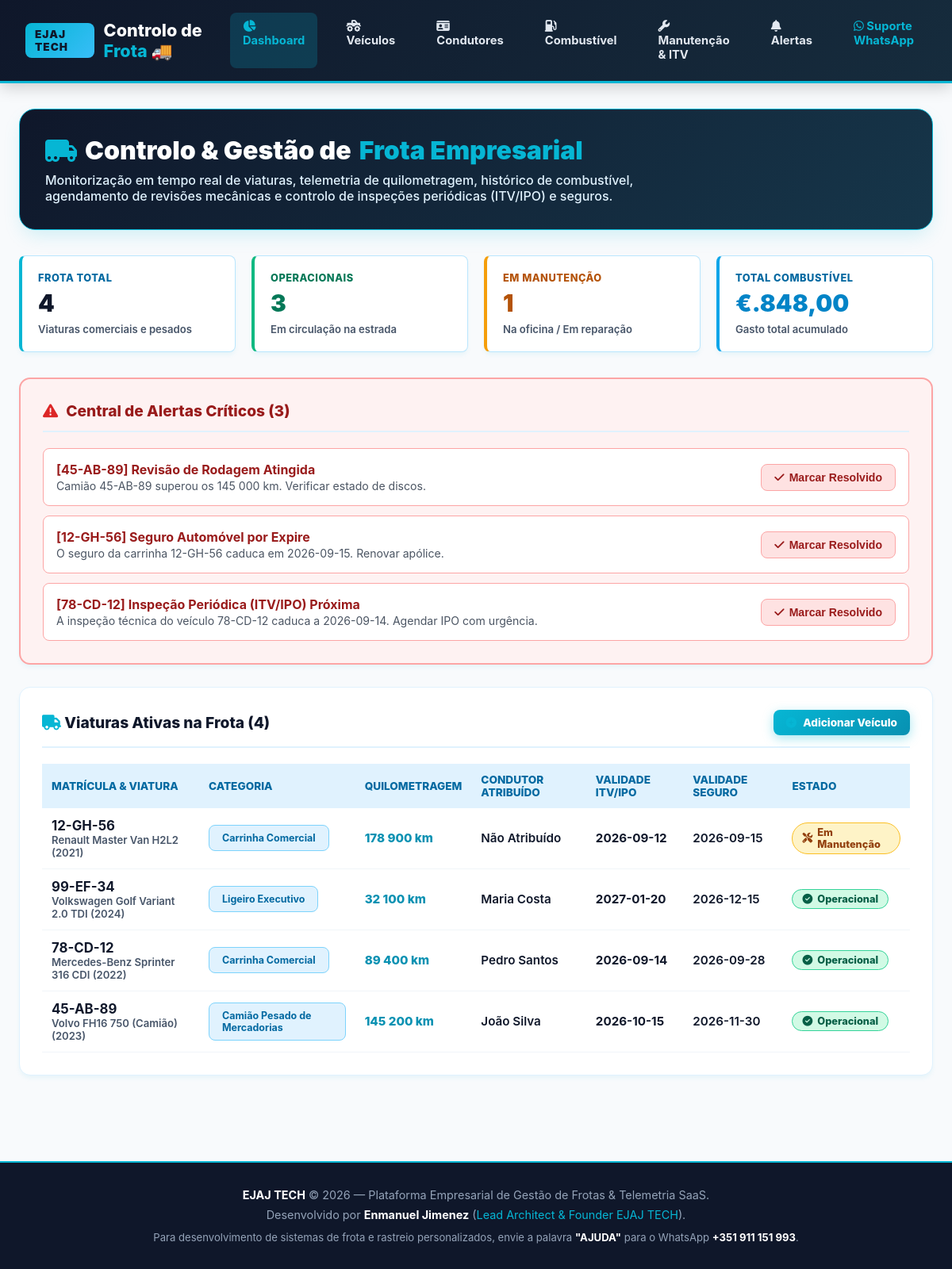
Before: / with the older database file.
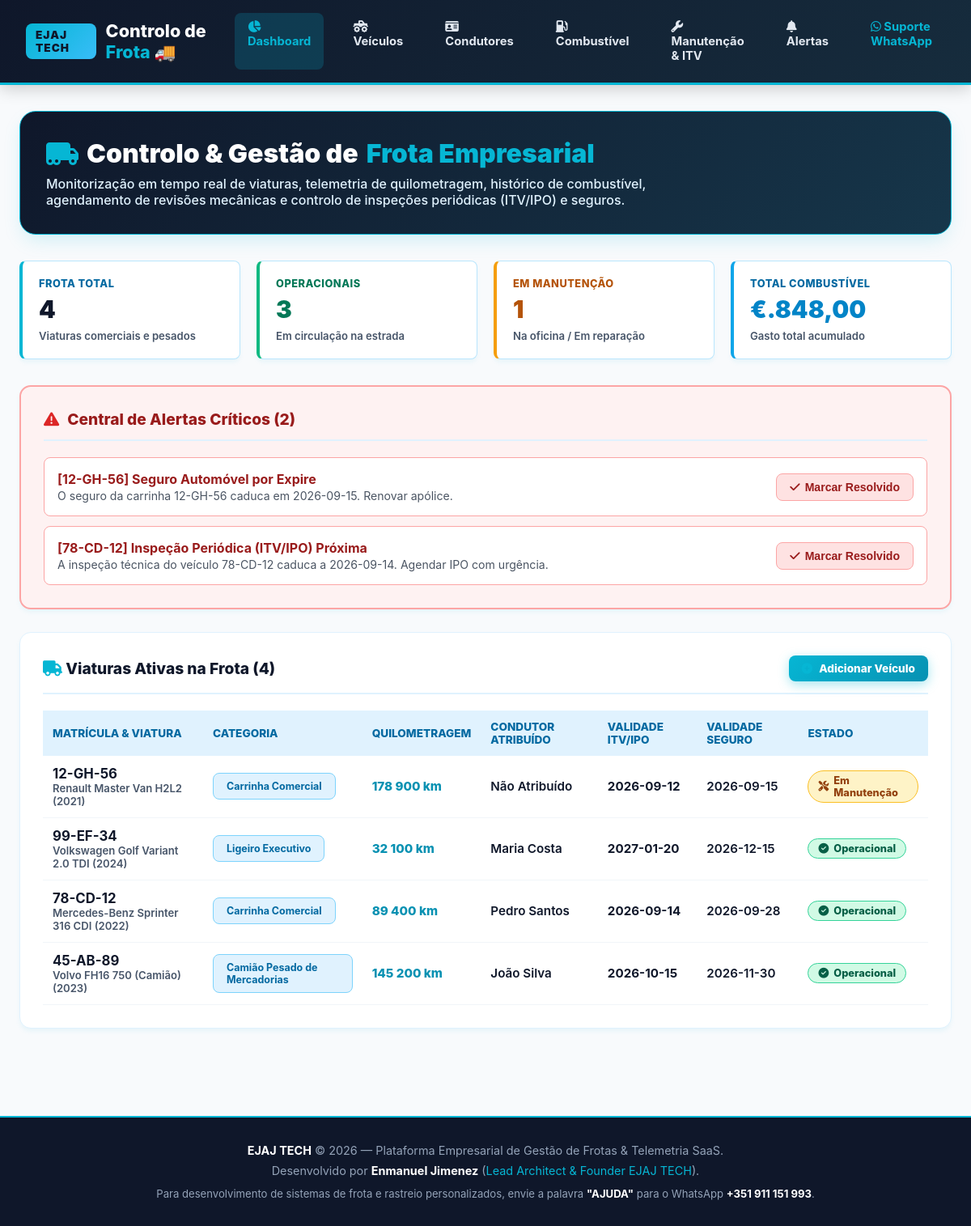
After: the same page with the newer database file.
### tables this page shows
CREATE TABLE alerts (
            id INTEGER PRIMARY KEY AUTOINCREMENT,
            vehicle_id INTEGER NOT NULL,
            vehicle_plate TEXT NOT NULL,
            title TEXT NOT NULL,
            message TEXT NOT NULL,
            severity TEXT NOT NULL DEFAULT 'warning',
            is_resolved INTEGER NOT NULL DEFAULT 0,
            created_at TIMESTAMP DEFAULT CURRENT_TIMESTAMP,
            FOREIGN KEY (vehicle_id) REFERENCES vehicles (id) ON DELETE CASCADE
        );

CREATE TABLE vehicles (
            id INTEGER PRIMARY KEY AUTOINCREMENT,
            plate TEXT UNIQUE NOT NULL,
            brand TEXT NOT NULL,
            model TEXT NOT NULL,
            category TEXT NOT NULL,
            year INTEGER NOT NULL,
            fuel_type TEXT NOT NULL,
            current_km INTEGER NOT NULL DEFAULT 0,
            status TEXT NOT NULL DEFAULT 'Operacional',
            driver_name TEXT DEFAULT 'Não Atribuído',
            insurance_expiry TEXT NOT NULL,
            itv_expiry TEXT NOT NULL,
            created_at TIMESTAMP DEFAULT CURRENT_TIMESTAMP
        );

### app.py (the view)
@app.route('/')
def index():
    conn = get_db_connection()
    vehicles = [dict(r) for r in conn.execute('SELECT * FROM vehicles ORDER BY id DESC').fetchall()]
    drivers = [dict(r) for r in conn.execute('SELECT * FROM drivers').fetchall()]
    fuel_logs = [dict(r) for r in conn.execute('SELECT * FROM fuel_logs ORDER BY fill_date DESC LIMIT 5').fetchall()]
    alerts = [dict(r) for r in conn.execute('SELECT * FROM alerts WHERE is_resolved = 0 ORDER BY id DESC').fetchall()]
    total_vehicles = len(vehicles)
    operational_count = len([v for v in vehicles if v['status'] == 'Operacional'])
    maintenance_count = len([v for v in vehicles if v['status'] == 'Em Manutenção'])
    total_fuel_cost = sum([f['total_cost'] for f in fuel_logs])
    conn.close()
    return render_template(
        'index.html',
        vehicles=vehicles,
        drivers=drivers,
        fuel_logs=fuel_logs,
        alerts=alerts,
        total_vehicles=total_vehicles,
        operational_count=operational_count,
        maintenance_count=maintenance_count,
        total_fuel_cost=total_fuel_cost
    )

### app.py (called while the page is built)
@app.template_filter('currency')
def currency_filter(value):
    if value is None:
        return "€ 0,00"
    try:
        val = float(value)
        return f"€ {val:,.2f}".replace(',', ' ').replace('.', ',').replace(' ', '.')
    except Exception:
        return f"€ {value}"

@app.template_filter('km')
def km_filter(value):
    if value is None:
        return "0 km"
    try:
        val = int(value)
        return f"{val:,} km".replace(',', ' ')
    except Exception:
        return f"{value} km"

@app.after_request
def add_header(response):
    response.headers['Cache-Control'] = 'no-store, no-cache, must-revalidate, post-check=0, pre-check=0, max-age=0'
    response.headers['Pragma'] = 'no-cache'
    response.headers['Expires'] = '-1'
    return response

def get_db_connection():
    conn = sqlite3.connect(DB_PATH)
    conn.row_factory = sqlite3.Row
    return conn

### templates/index.html (shortened to what the changed rows need)
{% extends 'base.html' %}
{% block content %}
<section class="hero-header">
  <h1><i class="fas fa-truck-moving" style="color: var(--cyan-primary);"></i> Controlo & Gestão de <span>Frota Empresarial</span></h1>
</section>
{% if alerts %}
<div class="card-panel" style="border: 2px solid #FCA5A5; background: #FEF2F2;">
  <div class="panel-title" style="color: #991B1B;">
    <i class="fas fa-exclamation-triangle" style="color: #DC2626;"></i> Central de Alertas Críticos ({{ alerts|length }})
  </div>
  <div style="display: flex; flex-direction: column; gap: 0.75rem;">
    {% for alert in alerts %}
    <div style="background: white; border: 1px solid #FCA5A5; padding: 1rem; border-radius: 8px; display: flex; justify-content: space-between; align-items: center;">
      <div>
        <strong style="color: #991B1B; font-size: 1rem;">[{{ alert.vehicle_plate }}] {{ alert.title }}</strong>
        <p style="font-size: 0.88rem; color: #4B5563; margin-top: 2px;">{{ alert.message }}</p>
      </div>
      <button onclick="resolveAlert({{ alert.id }})" class="btn-secondary" style="background: #FEE2E2; color: #991B1B; border-color: #FCA5A5;">
        <i class="fas fa-check"></i> Marcar Resolvido
      </button>
    </div>
    {% endfor %}
  </div>
</div>
{% endif %}
<div class="card-panel">
  <table class="fleet-table">
    <thead>
      <tr>
        <th>Matrícula & Viatura</th>
        <th>Categoria</th>
        <th>Quilometragem</th>
        <th>Condutor Atribuído</th>
        <th>Validade ITV/IPO</th>
        <th>Validade Seguro</th>
        <th>Estado</th>
      </tr>
    </thead>
    <tbody>
      {% for v in vehicles %}
      <tr>
        <td>
          <strong style="color: var(--text-black); font-size: 1.05rem;">{{ v.plate }}</strong>
          <div style="font-size: 0.82rem; color: var(--text-muted);">{{ v.brand }} {{ v.model }} ({{ v.year }})</div>
        </td>
        <td><span class="btn-secondary" style="font-size: 0.78rem;">{{ v.category }}</span></td>
        <td style="font-weight: 800; color: var(--cyan-dark);">{{ v.current_km | km }}</td>
        <td>{{ v.driver_name }}</td>
        <td style="font-weight: 700;">{{ v.itv_expiry }}</td>
        <td>{{ v.insurance_expiry }}</td>
        <td>
          {% if v.status == 'Operacional' %}
          <span class="status-pill status-operational"><i class="fas fa-check-circle"></i> Operacional</span>
          {% elif v.status == 'Em Manutenção' %}
          <span class="status-pill status-maint"><i class="fas fa-tools"></i> Em Manutenção</span>
          {% else %}
          <span class="status-pill status-inactive">{{ v.status }}</span>
          {% endif %}
        </td>
      </tr>
      {% endfor %}
    </tbody>
  </table>
</div>
{% endblock %}

Changed rows visible on the page:
no longer on this page (row edited): alerts: vehicle_plate "45-AB-89", title "Revisão de Rodagem Atingida", message "Camião 45-AB-89 superou os 145 000 km. Verificar estado de discos."
Other visible differences:
{{ alerts|length }}: "3" → "2"
